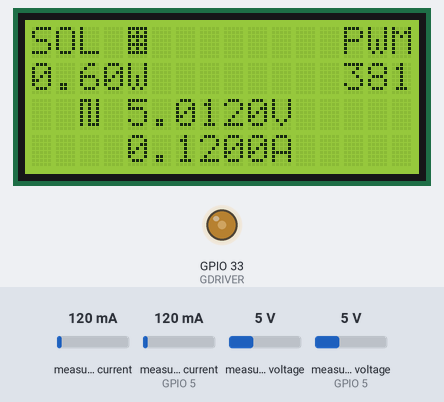
A sketch run on a simulated ESP32. Parts: 16×4 character LCD, output pins drawn as LEDs (lit = HIGH). The test bench sets the inputs (shaded band); at power-on: measured voltage (sensor on GPIO 5) 5 V, measured voltage 5 V, measured current (sensor on GPIO 5) 120 mA, measured current 120 mA. WiFi joins after 1.5 s; servers stay silent unless stated; the local clock reads 2024-03-15 10:24:30 at power-on unless the sketch sets it; storage starts empty; what the sketch prints to the serial monitor is not drawn.

Above: at 7.8 s.
7.9 s: measured voltage (sensor on GPIO 5) set to 2.1 V
At 9.16 s:
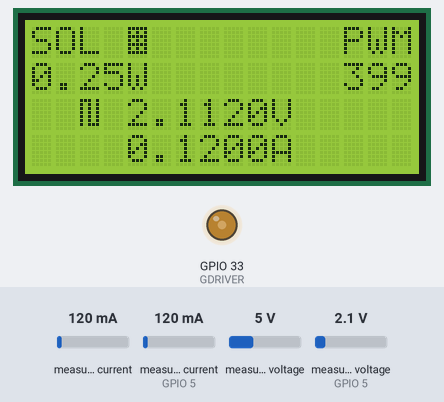
10.3 s: measured voltage (sensor on GPIO 5) set to 1.7 V
At 11.3 s:
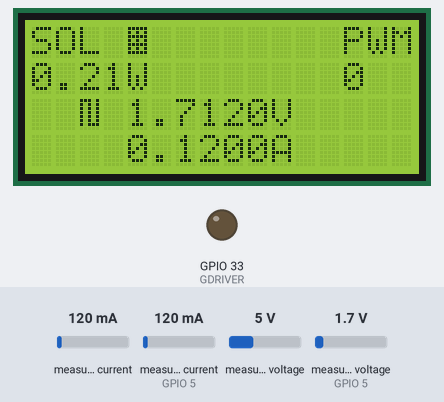
12.3 s: measured voltage (sensor on GPIO 5) set to 3.8 V
At 12.96 s:
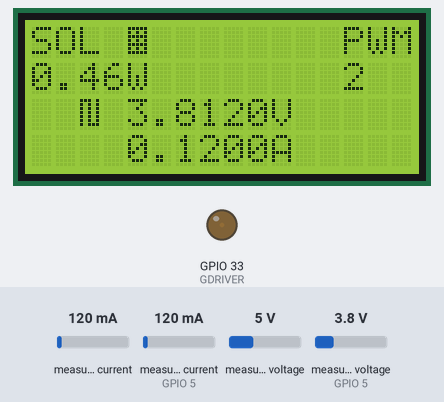
15.1 s: measured voltage (sensor 0) set to 14.5 V
18.1 s: measured voltage (sensor 0) set to 15 V
At 19.4 s:
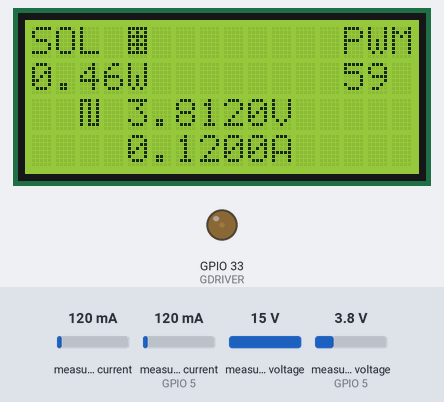
19.8 s: measured current (sensor on GPIO 5) set to 40 mA
At 20.9 s:
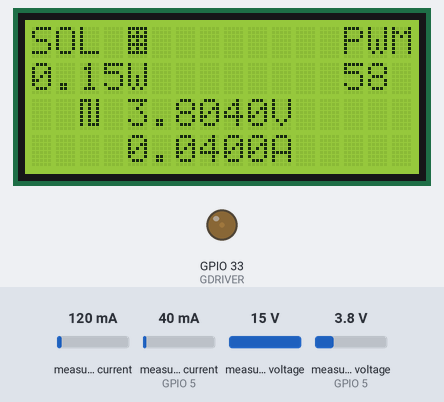
Timing chart, 0 to 22.7 s (numbered marks = the images above; inputs shaded):
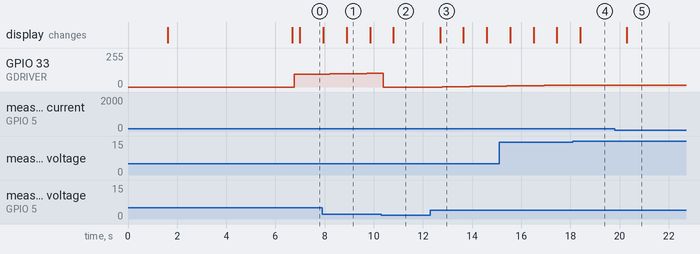

Measured:
- the behaviour switches between 2 and 1.9 V on measured voltage (sensor on GPIO 5) (found by bisection; images 1 and 2)
- after the input at 12.3 s, GPIO 33 (GDRIVER): moves from 0/255 to 7/255 over 2.3 s, starting after 0.48 s; the display: changes after 0.40 s (image 3)
- after the input at 18.1 s, GPIO 33 (GDRIVER): stays 15/255 (without the input it goes to 16/255 after 0.38 s)
- after the input at 19.8 s, GPIO 33 (GDRIVER): 15/255 → 14/255 after 0.08 s; the display: changes after 0.50 s (image 5)
- what the display in image 1 shows lasts 0.9 s, from 8.9 s to 9.8 s

The sketch:

ZetaFirmwareMPPT.ino
```cpp
// c0ded by Amos Siregar
// ZETA CONVERTER MPPT FIRMWARE v1.0

//========== LOADING LIBRARY ==========//
#include <ESP32Time.h>
#include <WiFi.h>
#include "time.h"
#include <Wire.h>
#include <SPI.h>
#include <SD.h>
#include <Adafruit_INA219.h>
#include <LiquidCrystal_I2C.h>

LiquidCrystal_I2C lcd(0x27, 16, 4);
/**
 * @fn DFRobot_INA219_IIC
 * @brief pWire I2C controller pointer
 * @param i2caddr  I2C address
 * @n INA219_I2C_ADDRESS1  0x40   A0 = 0  A1 = 0
 * @n INA219_I2C_ADDRESS2  0x41   A0 = 1  A1 = 0
 * @n INA219_I2C_ADDRESS3  0x44   A0 = 0  A1 = 1
 * @n INA219_I2C_ADDRESS4  0x45   A0 = 1  A1 = 1
  */
Adafruit_INA219 ina219_in(0x45);
Adafruit_INA219 ina219_out(0x40);
//========== USER PARAMETERS ==========//

#define GDRIVER     33
#define SD_SCK 14
#define SD_MISO 33
#define SD_MOSI 13
#define SD_CS 15
#define true 1
#define false 0
#define ON true
#define OFF false
SPIClass spi(HSPI);
ESP32Time rtc(25200);  // offset in seconds GMT+1

const char* ntpServer = "pool.ntp.org";
const long  gmtOffset_sec = 0;
const int   daylightOffset_sec = 0;

//========== WIFI PARAMETERS ==========//
const char* ssid     = "WIFI NAME";
const char* password =  "WIFI PASSWORD";

//========== SYSTEM CONFIG ==========//
bool startw                = true;     //start pwm initiate
int
charger_state         = 3,        //1 = fixedPWM, 2 = CV, 3 = MPPT
pwmRes                = 10,
pwmFreq               = 30000,    // PWM Freq
PWM_MaxDC             = 99.9900,  // PWM Maximum %
baudRate              = 500000,   // Serial Baud Rate
pwm_Fixedvalue        = 758,      // Change this to set fixed value of PWM
inD                   = 380,      // Initialize PWM value
loopm                 = 40,       // Loop count for serial monitor
monitorserial         = 1;        // 1 = All shown, 2 = After some loops
float
desiredVout           = 12.000,    // use to set the fixed Vout
currentCharging       = 3.0000,
voutMax               = 14.8000,
voutMin               = 12.4000;

//========== SENSOR PARAMETERS ==========//
int
avgVS                       = 8,
avgCS                       = 8;

//========== SYSTEM PARAMETERS ==========//
int
reb                         = 0,
trying                      = 0,
PWM                         = 0,
pwmMax                      = 0,
pwmMaxLimited               = 0,
pwmChannel                  = 0,
avgVsStore                  = 0,
avgCsStore                  = 0;

float
powerInput                  = 0.0000,
powerInputPrev              = 0.0000,
powerOutput                 = 0.0000,
powerOutputPrev             = 0.0000,
zetaEfficiency              = 0.0000,
voltageInput                = 0.0000,      // SYSTEM PARAMETER - Input voltage (solar voltage)
voltageInputPrev            = 0.0000,      // SYSTEM PARAMETER - Previously stored input voltage variable for MPPT algorithm
voltageOutput               = 0.0000,      // SYSTEM PARAMETER - Input voltage (battery voltage)
currentInput                = 0.0000,      // SYSTEM PARAMETER - Output power (battery or charing voltage)
currentOutput               = 0.0000,      // SYSTEM PARAMETER - Output current (battery or charing current in Amperes)
cJin                        = 0.0000,
pWin                        = 0.0000,
lWin                        = 0.0000,
cJout                       = 0.0000,
pWout                       = 0.0000,
lWout                       = 0.0000,
shuntvoltage_in             = 0.0000,
busvoltage_in               = 0.0000,
current_mA_in               = 0.0000,
loadvoltage_in              = 0.0000,
power_mW_in                 = 0.0000,
shuntvoltage_out            = 0.0000,
busvoltage_out              = 0.0000,
current_mA_out              = 0.0000,
loadvoltage_out             = 0.0000,
power_mW_out                = 0.0000,
pret                        = 0.0000;


int
xs        = 8,
loopsm    = 0;

#define SOLAR_ICON 6
byte solar_icon[8] = {  0b11111,  0b10101,  0b11111,  0b10101,  0b11111,  0b10101,  0b11111,  0b00000};
#define PWM_ICON 7
byte _PWM_icon[8]= {  0b11101,  0b10101,  0b10101,  0b10101,  0b10101,  0b10101,  0b10111,  0b00000,};
byte backslash_char[8]= {  0b10000,  0b10000,  0b01000,  0b01000,  0b00100,  0b00100,  0b00010,  0b00000,};

char joker[50];
char datejok[50];
char jamaja[50];

unsigned long previousMillis = 0;
const unsigned long interval = 3600000; // 1 hour in milliseconds
const int maxLoopsPerHour = 5000;
int loopCount = 0;
void setup() {

  Serial.begin(baudRate);                                   //Set serial baud rate
  Serial.println("> Serial Initialized");                   //Startup message
  lcd.begin();
  lcd.backlight();

  spi.begin(SD_SCK, SD_MISO, SD_MOSI);  // SCK, MISO, MOSI, SS
  while(!SD.begin(SD_CS, spi)) {
        Serial.println("Card Mount Failed");
        delay(2000);
    }

  uint8_t cardType = SD.cardType();
  while(cardType == CARD_NONE) {
        Serial.println("No SD card attached");
        delay(2000);
    }
  Serial.print("SD Card Type: ");
  if(cardType == CARD_MMC){ Serial.println("MMC");}
  else if(cardType == CARD_SD){ Serial.println("SDSC"); }
  else if(cardType == CARD_SDHC){ Serial.println("SDHC"); }
  else { Serial.println("UNKNOWN"); }

  uint64_t cardSize = SD.cardSize() / (1024 * 1024);
  Serial.printf("SD Card Size: %lluMB\n", cardSize);


  Serial.print("Connecting to "); Serial.println(ssid);
  WiFi.begin(ssid, password);
  while (WiFi.status() != WL_CONNECTED) {
    delay(500);
    Serial.print(".");
  }
  Serial.println("");
  Serial.println("> WiFi connected.");
  Serial.println(WiFi.localIP());

 configTime(gmtOffset_sec, daylightOffset_sec, ntpServer);
 struct tm timeinfo;
 while(!getLocalTime(&timeinfo)) {
        Serial.println("Failed to get Time Information");
        delay(100);
    }

 //disconnect WiFi as it's no longer needed
  WiFi.disconnect(true);
  WiFi.mode(WIFI_OFF);
  rtc.setTimeStruct(timeinfo);
  strftime(joker, sizeof(joker), "%d %B %Y", &timeinfo);
  strftime(datejok, sizeof(datejok), "%H:%M:%S", &timeinfo);
  Serial.println(joker);
  Serial.println(datejok);
  lcd.setCursor(0,0); lcd.print(joker);
  lcd.setCursor(0,1); lcd.print(datejok);
  delay(5000);
  lcd.clear();
  //PWM INITIALIZATION
  ledcSetup(pwmChannel,pwmFreq,pwmRes);          //Set PWM Parameters
  ledcAttachPin(GDRIVER, pwmChannel);                        //Set pin as PWM
  ledcWrite(pwmChannel,PWM);                                 //Write PWM value at startup (duty = 0)
  pwmMax = pow(2,pwmRes)-1;                           //Get PWM Max Bit Ceiling
  pwmMaxLimited = (PWM_MaxDC*pwmMax)/100.000;                //Get maximum PWM Duty Cycle (pwm limiting protection)

  while(ina219_in.begin() != true) {
        Serial.println("INA219 in begin failed");
        delay(2000);
    }
  while(ina219_out.begin() != true) {
        Serial.println("INA219 out begin failed");
        delay(2000);
    }

  lcd.createChar(PWM_ICON,_PWM_icon);
  lcd.createChar(SOLAR_ICON,solar_icon);
  lcd.createChar('\\', backslash_char);
  lcd.setCursor(0, 0); lcd.print("SOL");
  lcd.setCursor(4, 0); lcd.write(SOLAR_ICON);
  lcd.setCursor(13, 0); lcd.print("PWM");
  lcd.setCursor(18, 0); lcd.write(PWM_ICON);
  showLCD();
  Serial.println("> MPPT HAS INITIALIZED");                //Startup message
  if(startw == 1){
    PWM = inD;
    }
}

void showPrevlue(){
  Serial.print(" PIPrev:");    Serial.print(powerInputPrev,6);
  Serial.print(" POPrev:");    Serial.print(powerOutputPrev,6);
}

void showinserial(){

  pret = PWM/(float)pwmMax*100.00;
  Serial.print(" PI:");    Serial.print(powerInput,6);
  Serial.print(" PO:");    Serial.print(powerOutput,6);
  Serial.print(" ZetaEff:");   Serial.print(zetaEfficiency); Serial.print("%");
  Serial.print(" PWM:");   Serial.print(PWM);
  Serial.print(" PWM%:");   Serial.print(pret); Serial.print("%");
  Serial.print(" VI:");    Serial.print(voltageInput,3);
  Serial.print(" VO:");    Serial.print(voltageOutput,3);
  Serial.print(" CI:");    Serial.print(currentInput,8);
  Serial.print(" CO:");    Serial.print(currentOutput,8);
  Serial.print(" Movement:");  Serial.print(reb);
  Serial.println("");
}

void loop() {
  unsigned long currentMillis = millis();

  // Check if the interval (1 hour) has elapsed
  if (currentMillis - previousMillis >= interval) {
    previousMillis = currentMillis;
    loopCount = 0; // Reset the loop counter when a new hour starts
  }
    struct tm timeinfo = rtc.getTimeStruct();
    strftime(joker, sizeof(joker), "%d %B %Y, %A", &timeinfo);
    strftime(datejok, sizeof(datejok), "%H:%M:%S", &timeinfo);
    strftime(jamaja, sizeof(jamaja), "%H", &timeinfo);

    int hour = atoi(jamaja);
    static int previousHour = -1;
    if (hour != previousHour) {
      previousHour = hour;
      loopCount = 0;
    }

    if (loopCount == 0){ PWM = inD; }

    if (loopCount < maxLoopsPerHour) {
        Serial.print("Loop Count: "); Serial.print(loopCount); Serial.print(" ");
        Serial.print(datejok); Serial.print(" ");
        read_Sensors();
        showPrevlue();
        Charging_Algorithm();
        String dataString = String(datejok)  + "," + String(powerInput,4) + "," + String(powerOutput,4) + "," + String(PWM)+ "," + String(pret)+ "," + String(voltageInput,4)+ "," + String(voltageOutput,4)+ "," + String(currentInput,8)+ "," + String(currentOutput,8);
        File dataFile = SD.open("/"+String(joker)+".csv", FILE_APPEND);
        if(dataFile) {
          dataFile.println(dataString);
          dataFile.close();
        } else {
          Serial.println("Failed to open data file for writing");
        }
        if (monitorserial == 1){ showinserial(); }
        else{
          if (loopsm == loopm){ showinserial(); loopsm = 0; }
          else{ loopsm++; }
        }
        if(xs == 10){ showLCD(); xs = 1; }
        else { xs++; }


        loopCount++;
    } else {
      Serial.print("Loop Count: "); Serial.print(loopCount); Serial.print(" ");
      PWM = 0;
      PWM_Modulation();
      read_Sensors();
      showPrevlue();
      showinserial();
      showLCD();
      unsigned long timeToWait = interval - (currentMillis - previousMillis);
      Serial.print("Waiting for ");
      Serial.print(timeToWait / 1000);
      Serial.println(" seconds until the next hour.");
      delay(timeToWait);
    }


}
```

2_ReadSensors.ino
```cpp
void read_Sensors(){
  /////////// VOLTAGE & CURRENT SENSORS  ///////////
  shuntvoltage_in             = 0.0000;
  busvoltage_in               = 0.0000;
  current_mA_in               = 0.0000;
  loadvoltage_in              = 0.0000;
  power_mW_in                 = 0.0000;
  shuntvoltage_out            = 0.0000;
  busvoltage_out              = 0.0000;
  current_mA_out              = 0.0000;
  loadvoltage_out             = 0.0000;
  power_mW_out                = 0.0000;
  cJin                        = 0.0000;
  pWin                        = 0.0000;
  lWin                        = 0.0000;
  cJout                       = 0.0000;
  pWout                       = 0.0000;
  lWout                       = 0.0000;
  zetaEfficiency              = 0.0000;
  avgVsStore = avgVS;
  avgCsStore = avgCS;

  for(int i = 0; i<avgVS; i++){
      cJin = (ina219_in.getCurrent_mA() / 1000);
      lWin = ina219_in.getBusVoltage_V() + (ina219_in.getShuntVoltage_mV() / 1000);
      if (( cJin >= 0.000 )){
          current_mA_in = current_mA_in +  cJin;
          loadvoltage_in = loadvoltage_in + lWin;
      }else {
              avgVsStore--;
      }
  }
  for(int i = 0; i<avgCS; i++){
      cJout = (ina219_out.getCurrent_mA() / 1000);
      lWout = ina219_out.getBusVoltage_V() + (ina219_out.getShuntVoltage_mV() / 1000);
      if (( lWout >= 0.00 )){
          current_mA_out = current_mA_out +  cJout;
          loadvoltage_out = loadvoltage_out + lWout;
      }else {
              avgCsStore--;
      }
  }
  Serial.print(" AVG IN:");    Serial.print(avgVsStore);
  Serial.print(" AVG OUT:");    Serial.print(avgCsStore);
  if (avgVsStore == 0){
    voltageInput  = 0;
    currentInput = 0;
  }else{
    voltageInput  = (loadvoltage_in/avgVsStore);
    currentInput = (current_mA_in/avgVsStore);
    if (voltageInput<1){voltageInput = 0;}
    if (currentInput<0.001){currentInput=0.0000;}
    powerInput = (voltageInput*currentInput);
  }
  if (avgCsStore == 0){
    voltageOutput  = 0;
    currentOutput = 0;
  }else{
    voltageOutput  = (loadvoltage_out/avgCsStore);
    currentOutput = (current_mA_out/avgCsStore);
    if (voltageOutput<1){voltageOutput = 0;}
    if (currentOutput<0.001){currentOutput=0.0000;}
    powerOutput = (voltageOutput*currentOutput);
  }

  if (powerInput <0){
    Serial.print(" VI Error:");    Serial.print(voltageInput);
    Serial.print(" CI Error:");    Serial.print(currentInput);
    Serial.print(" AVG Error:");    Serial.print(avgVsStore);
  }
  //POWER COMPUTATION - Through computation


  if (powerInput && powerOutput >0){
  zetaEfficiency = (powerOutput/powerInput)*100.00;
  }
}
```

3_Charging_Algorithm.ino
```cpp
void PWM_Modulation(){
  PWM = constrain(PWM,0,pwmMaxLimited);
  ledcWrite(pwmChannel,PWM);                                                         //Set PWM duty cycle and write to GPIO
}
void Charging_Algorithm(void){
  switch (charger_state) {
    case 1:
      PWM = pwm_Fixedvalue;
      PWM_Modulation();
      break;
    case 2:
      voutMax = desiredVout;
      if (voltageOutput>(voutMax + 0.1)){PWM--;}
      else if (voltageOutput<(voutMax - 0.5)){PWM++;}
      PWM_Modulation();
      break;
    case 3:
      // if((voltageInput < -10) && voltageOutput >=0){ trying = 1;}  // Uncomment this if using battery as load - Undervoltage system protection
      // if((powerInput<1) && (voltageInput >=13) ){ trying = 1;}     // Uncomment this if using battery as load - Undervoltage system protection
      if(voltageInput<2){PWM = 0; reb = 7;}                           // Uncomment this if using battery as load, change voltageinput< 2 to 8
      // else if(voltageOutput>voutMax){PWM--; reb = 0;}              // Uncomment this if using battery as load
      else{
        if(trying == 1){ PWM = inD; reb = 1; trying = 0; }
        else if(powerInput>powerInputPrev && voltageInput>voltageInputPrev){PWM--; reb = 2;}  //  ↑P ↑V ; →MPP  //D--
        else if(powerInput>powerInputPrev && voltageInput<voltageInputPrev){PWM++; reb = 3;}  //  ↑P ↓V ; MPP←  //D++
        else if(powerInput<powerInputPrev && voltageInput>voltageInputPrev){PWM++; reb = 4;}  //  ↓P ↑V ; MPP→  //D++
        else if(powerInput<powerInputPrev && voltageInput<voltageInputPrev){PWM--; reb = 5;}  //  ↓P ↓V ; ←MPP  //D--
        else if(voltageOutput<voutMax)                                     {PWM++; reb = 6;}  //  MP MV ; MPP Reached -

        }
      PWM_Modulation();
      break;
  }
        powerInputPrev   = powerInput;                                               //Store Previous Recorded Power
        powerOutputPrev   = powerOutput;
        voltageInputPrev = voltageInput;                                             //Store Previous Recorded Voltage
}
```

4_LCD_Print.ino
```cpp
void padding100(int padVar){
  if(padVar<10){lcd.print("  ");}
  else if(padVar<100){lcd.print(" ");}
}
void padding10(int padVar){
  if(padVar<10){lcd.print(" ");}
}

void showLCD(){

  lcd.setCursor(0,1); lcd.print(powerInput,2);  lcd.print("W");padding100(powerInput);
  lcd.setCursor(0,2); lcd.print(voltageInput,4);lcd.print("V");padding100(voltageInput);
  lcd.setCursor(0,3);lcd.print(currentInput,4);lcd.print("A");padding100(currentInput);

  lcd.setCursor(13,1); lcd.print(PWM,1);lcd.print(" ");padding10(PWM);
  lcd.setCursor(13,2); lcd.print("DUTY");
  lcd.setCursor(13,3); lcd.print(pret,1);lcd.print("%");padding100(pret);
}
```
